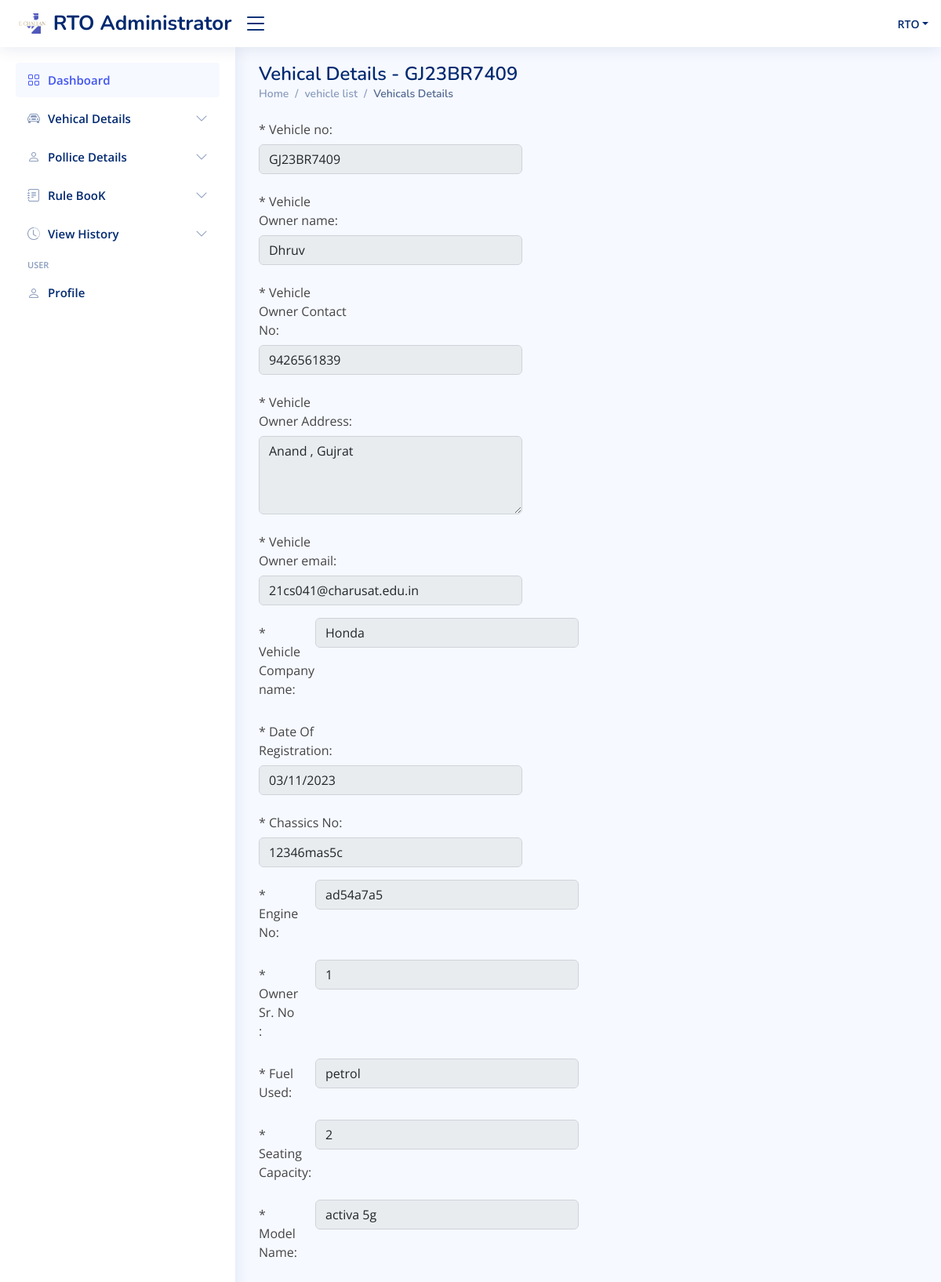
Page /rto-administrator/rtodashboard/view_vehicle_list/show_vid/2 (signed in) on the committed database.
### rto/models.py (models this page shows, shortened)
class Vehicle(models.Model):
    vehicle_id=models.AutoField(primary_key = True)
    vehicle_no=models.CharField(max_length=50,default=None)
    vehicle_own_name = models.CharField(max_length=50,default=None)
    vehicle_own_contact=models.IntegerField(default=None)
    vehicle_own_add=models.CharField(max_length=100,default=None)
    vehicle_own_email=models.CharField(max_length=50, default=None)
    vehicle_company_name=models.CharField(max_length=50,default=None)
    vehicle_date_reg=models.DateField(default=None)
    vehicle_chassics_no=models.CharField(max_length=30,default=None)
    vehicle_eng_no=models.CharField(max_length=30,default=None)
    vehicle_own_srno=models.IntegerField(default=None)
    vehicle_fuel_use=models.CharField(max_length=30,default=None)
    vehicle_Seat_cap=models.IntegerField(default=None)
    vehicle_model_name=models.CharField(max_length=50,default=None)
    vehicle_created_date=models.DateField(auto_now_add=True)
    vehicle_last_login=models.CharField(max_length=30,default=None)

### rto/views.py (the view)
# urls.py: path('rtodashboard/view_vehicle_list/show_vid/<int:vid>', views.show_vid,name="uv"),
def show_vid(request, vid):
    if authcheck(request):
        vehicle = Vehicle.objects.get(vehicle_id=vid)
        context = {
            'user': user(request),
            'member':vehicle,
            'access':False
            }
        return render(request, 'update_vehicle.html', context)
    else:
        return log_rto()

### rto/views.py (called while the page is built)
def authcheck(request):
    if request.session.get('login') == False or request.session.get('username') == None:
        return False
    else:
        return True

def user(request):
    user_info = {
        'username': request.session.get('username')
    }
    return user_info

### rto/templates/update_vehicle.html (shortened to what this page needs)
{% extends 'base.html' %}
{% block body1 %}
<main id="main" class="main">
    {% if access == False %}
    <div class="pagetitle">
      <h1>Vehical Details - {{member.vehicle_no}}</h1>
      <nav>
        <ol class="breadcrumb">
            <li class="breadcrumb-item"><a href="../">Home</a></li>
            <li class="breadcrumb-item">vehicle list</li>
            <li class="breadcrumb-item active">Vehicals Details</li>
        </ol>
      </nav>
    </div>
    {% endif %}
    <section class="section">
      <div class="row">
        <div class="col-lg-6">
              <form method="post" action="update_vid_record/{{member.vehicle_id}}">
                <div class="row mb-3">
                  <label for="inputText" class="col-sm-4 col-form-label">* Vehicle no:</label>
                  <div class="col-sm-10">
                    <input type="text" class="form-control" name="v_no" value={{member.vehicle_no}} {% if access == False %}disabled{% endif %} required>
                  </div>
                </div>
                <div class="row mb-3">
                  <label for="inputText" class="col-sm-4 col-form-label">* Vehicle Owner name:</label>
                  <div class="col-sm-10">
                    <input type="text" class="form-control" name="v_own_name" value={{member.vehicle_own_name}} {% if access == False %}disabled{% endif %} required>
                  </div>
                </div>
                <div class="row mb-3">
                  <label for="inputText" class="col-sm-4 col-form-label">* Vehicle Owner Contact No:</label>
                  <div class="col-sm-10">
                    <input type="text" class="form-control" name="v_own_conno" value={{member.vehicle_own_contact}} {% if access == False %}disabled{% endif %} required>
                  </div>
                </div>
                <div class="row mb-3">
                  <label for="inputPassword" class="col-sm-4 col-form-label">* Vehicle Owner Address:</label>
                  <div class="col-sm-10">
                    <textarea class="form-control" style="height: 100px" name="v_own_address" id="v_own_address" {% if access == False %}disabled{% endif %} required>{{member.vehicle_own_add}}</textarea>
                  </div>
                </div>
                <div class="row mb-3">
                  <label for="inputNumber" class="col-sm-4 col-form-label">* Vehicle Owner email:</label>
                  <div class="col-sm-10">
                    <input type="email" class="form-control" name="v_own_email" value={{member.vehicle_own_email}} {% if access == False %}disabled{% endif %} required>
                  </div>
                </div>
                 <div class="row mb-3">
                  <label for="inputNumber" class="col-sm-2 col-form-label">* Vehicle Company name:</label>
                  <div class="col-sm-10">
                    <input class="form-control" type="text" name="v_com_name" value={{member.vehicle_company_name}} {% if access == False %}disabled{% endif %} required>
                  </div>
                </div>
                <div class="row mb-3">
                  <label for="inputDate" class="col-sm-4 col-form-label">* Date Of Registration:</label>
                  <div class="col-sm-10">
                    <input type="date" class="form-control" name="v_date_reg" value="{{member.vehicle_date_reg|date:'Y-m-d' }}" {% if access == False %}disabled{% endif %} required>
                  </div>
                </div>
                <div class="row mb-3">
                  <label for="inputDate" class="col-sm-4 col-form-label">* Chassics No:</label>
                  <div class="col-sm-10">
                    <input type="text" class="form-control" name="v_chass_no" value="{{member.vehicle_chassics_no}}" {% if access == False %}disabled{% endif %} required >
                  </div>
                </div>
                <div class="row mb-3">
                  <label for="inputPassword" class="col-sm-2 col-form-label">* Engine No:</label>
                  <div class="col-sm-10">
                    <input type="text" class="form-control" name="v_eng_no" value="{{member.vehicle_eng_no}}" {% if access == False %}disabled{% endif %} required>
                  </div>
                </div>
                <div class="row mb-3">
                    <label for="inputPassword" class="col-sm-2 col-form-label">* Owner Sr. No :</label>
                    <div class="col-sm-10">
                      <input type="number" class="form-control" name="v_own_srno" value="{{member.vehicle_own_srno}}" {% if access == False %}disabled{% endif %} required
                      >
                    </div>
                </div>
                <div class="row mb-3">
                    <label for="inputPassword" class="col-sm-2 col-form-label">* Fuel Used:</label>
                    <div class="col-sm-10">
                      <input type="text" class="form-control" name="v_fuel" value="{{member.vehicle_fuel_use}}" {% if access == False %}disabled{% endif %} required
                      >
                    </div>
                </div>
                <div class="row mb-3">
                    <label for="inputPassword" class="col-sm-2 col-form-label">* Seating Capacity:</label>
                    <div class="col-sm-10">
                      <input type="number" class="form-control" name="v_seat" value="{{member.vehicle_Seat_cap}}" {% if access == False %}disabled{% endif %} required>
                    </div>
                </div>
                <div class="row mb-3">
                    <label for="inputPassword" class="col-sm-2 col-form-label">* Model Name:</label>
                    <div class="col-sm-10">
                      <input type="text" class="form-control" name="v_model_name" value="{{member.vehicle_model_name}}" {% if access == False %}disabled{% endif %} required>
                    </div>
                </div>
              </form>
            </div>
          </div>
        </div>
{% endblock body1 %}

### rto/static/assets/css/style.css (style rules this page uses)
:root { scroll-behavior: smooth; }
body { font-family: "Open Sans", sans-serif; background: #f6f9ff; color: #444444; }
a { color: #4154f1; text-decoration: none; }
h1, h2, h3, h4, h5, h6 { font-family: "Nunito", sans-serif; }
#main { margin-top: 60px; padding: 20px 30px; transition: all 0.3s; }
.pagetitle { margin-bottom: 10px; }
.pagetitle h1 { font-size: 24px; margin-bottom: 0; font-weight: 600; color: #012970; }
.breadcrumb { font-size: 14px; font-family: "Nunito", sans-serif; color: #899bbd; font-weight: 600; }
.breadcrumb a { color: #899bbd; transition: 0.3s; }
.breadcrumb .breadcrumb-item::before { color: #899bbd; }
.breadcrumb .active { color: #51678f; font-weight: 600; }
@media (min-width: 1200px) { #main, #footer { margin-left: 300px; } }

### rows in the picture
Vehicle: vehicle_no "GJ23BR7409", v_no "GJ23BR7409", v_own_name "Dhruv", v_own_conno "9426561839", v_own_address "Anand , Gujrat", v_own_email "21cs041@charusat.edu.in", v_com_name "Honda", v_date_reg "03/11/2023", v_chass_no "12346mas5c", v_eng_no "ad54a7a5", v_own_srno "1", v_fuel "petrol", v_seat "2", v_model_name "activa 5g"

### other values in the picture
{{ user.username }} "RTO"
